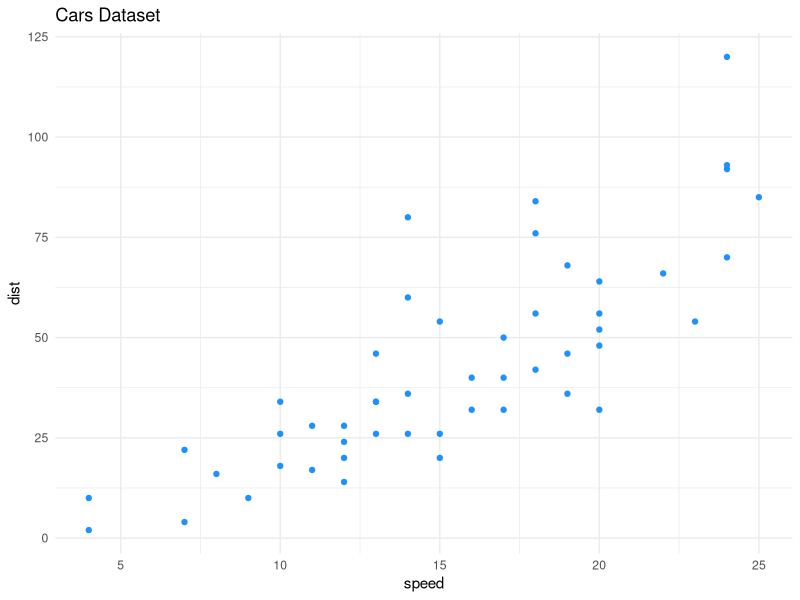

Here is the R script that generated this plot:
## ---- chunk 1
knitr::opts_chunk$set(fig.path='/post_data/exploring-the-cars-dataset-')
## ---- chunk 2
summary(cars)
## ---- chunk 3
library(ggplot2)
g <- ggplot(cars, aes(x=speed, y=dist)) +
     geom_point(color="dodgerblue") +
     theme_minimal() +
     labs(title = "Cars Dataset")
print(g)
